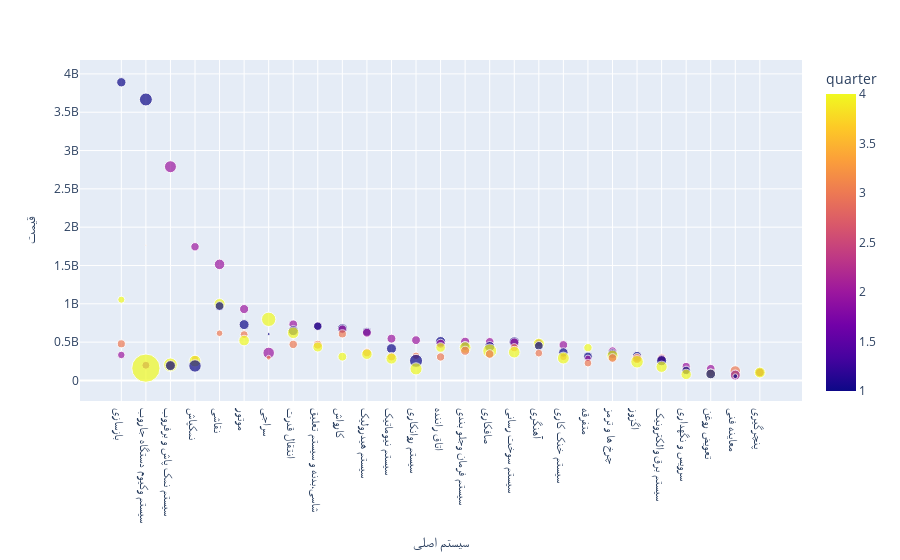

Notebook code for this chart:
### Code cell
px.scatter(
    merged_tamirat_price.groupby(['quarter', 'سیستم اصلی']).agg({'duration': 'mean', 'قیمت': 'mean', 'کد کار': 'count'}).reset_index().sort_values('قیمت', ascending=False),
    x='سیستم اصلی',
    y='قیمت', 
    size='duration',
    color='quarter')

### Figure 1 — Plotly figure (JSON) as saved in the notebook; plotly's stock layout.template omitted (floating-point values rounded to 4 significant figures)
{"data": [{"hovertemplate": "سیستم اصلی=%{x}<br>قیمت=%{y}<br>duration=%{marker.size}<br>quarter=%{marker.color}<extra></extra>", "legendgroup": "", "marker": {"color": [1, 1, 2, 3, 2, 2, 4, 4, 1, 2, 4, 2, 1, 2, 1, 1, 2, 1, 1, 2, 4, 3, 3, 1, 3, 2, 2, 4, 1, 2, 2, 1, 2, 2, 2, 4, 3, 3, 3, 2, 1, 1, 1, 4, 4, 4, 4, 3, 1, 3, 4, 2, 4, 1, 3, 2, 3, 1, 3, 4, 2, 4, 3, 1, 1, 4, 3, 3, 3, 3, 3, 4, 2, 3, 2, 3, 4, 2, 3, 1, 1, 4, 4, 3, 3, 4, 2, 1, 1, 2, 4, 4, 2, 4, 3, 1, 3, 1, 2, 3, 4, 3, 4, 1, 4, 4, 2, 1], "coloraxis": "coloraxis", "size": [16.35, 31.5, 26.97, 0.25, 13.29, 20.61, 9.492, 23.41, 14.71, 15.7, 38.62, 14.27, 18.71, 13.17, 13.51, 18.64, 12.81, 18.88, 15.08, 14.71, 25.18, 8.196, 12.52, 1.714, 11.75, 14.87, 14.61, 21.03, 19.35, 15.9, 13.74, 21.05, 14.71, 11.4, 14.9, 23.48, 12.25, 13.42, 14.89, 14.17, 14.27, 14.67, 19.05, 18.88, 17.38, 25.37, 13.24, 12.76, 18.74, 15.66, 36.22, 12.97, 25.45, 16.6, 14.37, 25, 11.4, 17.4, 14.02, 21.05, 10.69, 23.12, 10.31, 16.56, 14.46, 14.57, 13.16, 10.82, 13.01, 4.385, 14.07, 26.63, 12.77, 14.76, 8.086, 18.67, 23.02, 13.36, 10.42, 19.31, 31.89, 26.09, 29.47, 11.34, 17.68, 34.88, 12, 18.62, 28.83, 12.19, 23.74, 149.8, 13.91, 27.67, 9.108, 13.69, 20.76, 17.64, 15.63, 14.21, 21.95, 11.13, 17.36, 18.04, 20.17, 14.12, 19.1, 4.429], "sizemode": "area", "sizeref": 0.3744, "symbol": "circle"}, "mode": "markers", "name": "", "orientation": "v", "showlegend": false, "type": "scatter", "x": ["بازسازی", "سیستم وکیوم دستگاه جاروب", "سیستم نمک پاش و برفروب", "سیستم وکیوم دستگاه جاروب", "نمکپاش", "نقاشی", "بازسازی", "نقاشی", "نقاشی", "موتور", "سراجی", "انتقال قدرت", "موتور", "شاسی،بدنه و سیستم تعلیق", "شاسی،بدنه و سیستم تعلیق", "کارواش", "کارواش", "انتقال قدرت", "سیستم هیدرولیک", "سیستم هیدرولیک", "انتقال قدرت", "نقاشی", "کارواش", "سراجی", "موتور", "سیستم نیوماتیک", "سیستم روانکاری", "موتور", "اتاق راننده", "سیستم فرمان وجلو بندی", "صافکاری", "سیستم سوخت رسانی", "سیستم سوخت رسانی", "آهنگری", "اتاق راننده", "آهنگری", "بازسازی", "انتقال قدرت", "شاسی،بدنه و سیستم تعلیق", "سیستم خنک کاری", "آهنگری", "سیستم فرمان وجلو بندی", "صافکاری", "شاسی،بدنه و سیستم تعلیق", "اتاق راننده", "سیستم فرمان وجلو بندی", "متفرقه", "سیستم سوخت رسانی", "سیستم نیوماتیک", "سیستم فرمان وجلو بندی", "صافکاری", "چرخ ها و ترمز", "سیستم سوخت رسانی", "سیستم خنک کاری", "سیستم هیدرولیک", "سراجی", "آهنگری", "چرخ ها و ترمز", "صافکاری", "سیستم هیدرولیک", "بازسازی", "چرخ ها و ترمز", "سیستم روانکاری", "اگزوز", "متفرقه", "کارواش", "سیستم نیوماتیک", "سیستم خنک کاری", "اتاق راننده", "سراجی", "چرخ ها و ترمز", "سیستم خنک کاری", "اگزوز", "سیستم برق والکترونیک", "متفرقه", "اگزوز", "سیستم نیوماتیک", "سیستم برق والکترونیک", "نمکپاش", "سیستم برق والکترونیک", "سیستم روانکاری", "نمکپاش", "اگزوز", "متفرقه", "سیستم نمک پاش و برفروب", "سیستم نمک پاش و برفروب", "سیستم وکیوم دستگاه جاروب", "سیستم نمک پاش و برفروب", "نمکپاش", "سرویس و نگهداری", "سیستم برق والکترونیک", "سیستم وکیوم دستگاه جاروب", "تعویض روغن", "سیستم روانکاری", "سرویس و نگهداری", "سرویس و نگهداری", "معاینه فنی", "پنچرگیری", "پنچرگیری", "پنچرگیری", "پنچرگیری", "تعویض روغن", "تعویض روغن", "تعویض روغن", "سرویس و نگهداری", "معاینه فنی", "معاینه فنی", "معاینه فنی"], "xaxis": "x", "y": [3891000000.0, 3666250000, 2789000000.0, 1763281250, 1744000000.0, 1515000000.0, 1054000000.0, 995800000.0, 970800000.0, 931500000.0, 797545000, 732800000.0, 728700000.0, 710400000.0, 707700000.0, 675900000.0, 670300000.0, 650200000.0, 635900000.0, 622800000.0, 621600000.0, 615800000.0, 608200000.0, 605100000.0, 598500000.0, 545100000.0, 525700000.0, 520400000.0, 507100000.0, 504700000.0, 504200000.0, 501700000.0, 496600000.0, 492800000.0, 479100000.0, 478000000.0, 477800000.0, 470700000.0, 466100000.0, 463300000.0, 451100000.0, 449200000.0, 441700000.0, 436400000.0, 430400000.0, 428700000.0, 427000000.0, 427000000.0, 415200000.0, 387300000.0, 385400000.0, 384500000.0, 368600000.0, 364800000.0, 363800000.0, 358840000, 356500000.0, 348900000.0, 344300000.0, 342700000.0, 332500000.0, 322900000.0, 322100000.0, 318200000.0, 313000000.0, 310000000.0, 309200000.0, 307200000.0, 306800000.0, 296833846, 293000000.0, 291900000.0, 289700000.0, 289300000.0, 287800000.0, 285600000.0, 285600000.0, 280600000.0, 279600000.0, 257600000.0, 255800000.0, 252700000.0, 243800000.0, 226200000.0, 208000000.0, 204100000.0, 198400000, 193400000.0, 189000000.0, 182300000.0, 178300000.0, 160600000, 152700000.0, 151100000.0, 131500000.0, 130700000.0, 123400000.0, 106600000.0, 106200000.0, 103500000.0, 103400000.0, 99110000.0, 85030000.0, 84590000.0, 78490000.0, 74540000.0, 70580000, 55720000.0], "yaxis": "y"}], "layout": {"coloraxis": {"colorbar": {"title": {"text": "quarter"}}, "colorscale": [[0, "#0d0887"], [0.1111, "#46039f"], [0.2222, "#7201a8"], [0.3333, "#9c179e"], [0.4444, "#bd3786"], [0.5556, "#d8576b"], [0.6667, "#ed7953"], [0.7778, "#fb9f3a"], [0.8889, "#fdca26"], [1, "#f0f921"]]}, "legend": {"itemsizing": "constant", "tracegroupgap": 0}, "margin": {"t": 60}, "xaxis": {"anchor": "y", "domain": [0, 1], "title": {"text": "سیستم اصلی"}}, "yaxis": {"anchor": "x", "domain": [0, 1], "title": {"text": "قیمت"}}}}
